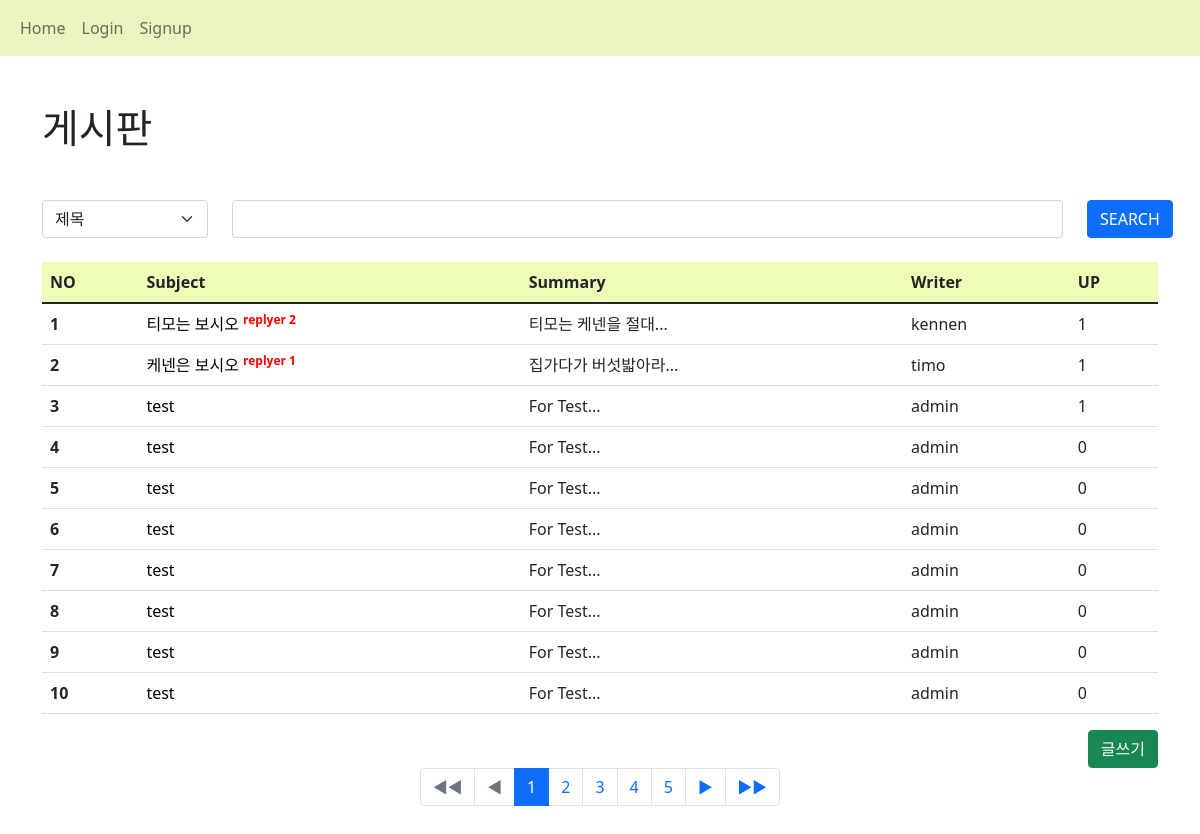
/board/, run on the app's committed database.
### board/models.py (models this page shows)
class Board(models.Model):
    subject = models.CharField(max_length=100)
    writer = models.CharField(max_length=50)
    content = models.TextField()
    up = models.ManyToManyField(User, blank=True)
    def summary(self):
        return  self.content[:10] + "..."

### board/views.py (the view)
# urls.py: path('', views.index, name="index"),
def index(request):
    kw = request.GET.get('kw','')
    cate = request.GET.get('cate','')
    page = request.GET.get("page",1)
    if kw:
        if cate == 'subject':
            b = Board.objects.filter(subject__startswith=kw)
        elif cate == 'writer':
            b = Board.objects.filter(writer=kw)
        else:
            b = Board.objects.filter(content__contains=kw)
    else:
        b = Board.objects.all()
    pag = Paginator(b, 10)
    obj = pag.get_page(page)
    context={
        'con' : obj,
        'cate' : cate,
        'kw' : kw,
    }
    return render(request, "board/index.html", context)

### template/board/index.html (shortened to what this page needs)
{% extends 'base.html' %}
{% block content %}
{% load mathfilters %}
<div class="container mt-5 mb-5">
    <h1>게시판</h1>
    <form>
        <div class="row mt-5 mb-4">
            <div class="col-lg-2">
                <select name="cate" class="form-select">
                    <option value="subject" {%if cate == 'subject'%}selected{%endif%}>제목</option>
                </select>
            </div>
            <div class="col-lg-9">
                <input type="search" name="kw" value="{{kw}}" class="form-control">
            </div>
            <div class="col-lg-1">
                <button class="btn btn-primary">SEARCH</button>
            </div>
        </div>
    </form>
    <table class="table mt-2 table-hover">
        <thead style="background-color: #c2f5084a;">
            <tr>
                <th scope="col">NO</th>
                <th scope="col">Subject</th>
                <th scope="col">Summary</th>
                <th scope="col">Writer</th>
                <th scope="col">UP</th>
            </tr>
        </thead>
        <tbody>
            {% if con %}
                {% for i in con %}
                    <tr>
                        <th scope="row">{{ forloop.counter }}</th>
                        <td>
                            <a href="{% url 'board:detail' i.id %}">{{ i.subject }}</a>
                            {% if i.reply_set.all.count %}
                                <sup style="color: red; font-weight: bolder;">replyer {{ i.reply_set.all.count }}</sup>
                            {% endif %}
                        </td>
                        <td>{{ i.summary }}</td>
                        {% if user.username == i.writer %}
                            <td><mark style="background-color: #8e08f54c;">{{ i.writer }}</mark></td>
                        {% else %}
                            <td>{{ i.writer }}</td>
                        {% endif %}
                        <td>{{ i.up.all.count }}</td>
                    </tr>
                {% endfor %}
            {% else %}
                <tr>
                    <th colspan="5">No Contents</th>
                </tr>
            {% endif %}
        </tbody>
    </table>
    <div class="text-end">
        <a href="{% url 'board:create' %}"><button class="btn btn-success">글쓰기</button></a>
    </div>
    <nav aria-label="Page navigation example">
        <ul class="pagination justify-content-center">
            {% if con.has_previous %}
                <li class="page-item">
                    <a class="page-link" href="{% url 'board:index'%}?page=1&kw={{kw}}&cate{{cate}}">◀◀</a>
                </li>
                <li class="page-item">
                    <a class="page-link" href="{% url 'board:index'%}?page={{con.previous_page_number}}&kw={{kw}}&cate{{cate}}">◀</a>
                </li>
            {% else %}
                <li class="page-item disabled">
                    <a class="page-link">◀◀</a>
                </li>
                <li class="page-item disabled">
                    <a class="page-link">◀</a>
                </li>
            {% endif %}
            {% for i in con.paginator.page_range %}
                {% if i >= con.number|sub:1|intdiv:5|mul:5|add:1 and i <= con.number|sub:1|intdiv:5|mul:5|add:5 %}
                    {% if con.number == i %}
                        <li class="page-item active"><a class="page-link" href="{% url 'board:index'%}?page={{i}}&kw={{kw}}&cate{{cate}}">{{i}}</a></li>
                    {% else %}
                        <li class="page-item"><a class="page-link" href="{% url 'board:index'%}?page={{i}}&kw={{kw}}&cate{{cate}}">{{i}}</a></li>
                    {% endif %}
                {% endif %}
            {% endfor %}
            {% if con.has_next %}
                <li class="page-item">
                    <a class="page-link" href="{% url 'board:index'%}?page={{con.next_page_number}}&kw={{kw}}&cate{{cate}}">▶</a>
                </li>
                <li class="page-item">
                    <a class="page-link" href="{% url 'board:index'%}?page={{con.paginator.num_pages}}&kw={{kw}}&cate{{cate}}">▶▶</a>
                </li>
            {% endif %}
        </ul>
    </nav>
</div>
{% endblock %}

### template/board/index.html (style rules this page uses)
a { text-decoration: none; color: black; }

### data on the page
Board: subject "티모는 보시오", reply_set.all.count "2", summary "티모는 케넨을 절대...", writer "kennen", up.all.count "1"
Board: subject "케넨은 보시오", reply_set.all.count "1", summary "집가다가 버섯밟아라...", writer "timo", up.all.count "1"
Board: subject "test", summary "For Test...", writer "admin", up.all.count "1"
Board: subject "test", summary "For Test...", writer "admin", up.all.count "0"
Board: subject "test", summary "For Test...", writer "admin", up.all.count "0"
Board: subject "test", summary "For Test...", writer "admin", up.all.count "0"
Board: subject "test", summary "For Test...", writer "admin", up.all.count "0"
Board: subject "test", summary "For Test...", writer "admin", up.all.count "0"
Board: subject "test", summary "For Test...", writer "admin", up.all.count "0"
Board: subject "test", summary "For Test...", writer "admin", up.all.count "0"

### other printed values
{{ i }} "1"
{{ i }} "2" "3" "4" "5"
